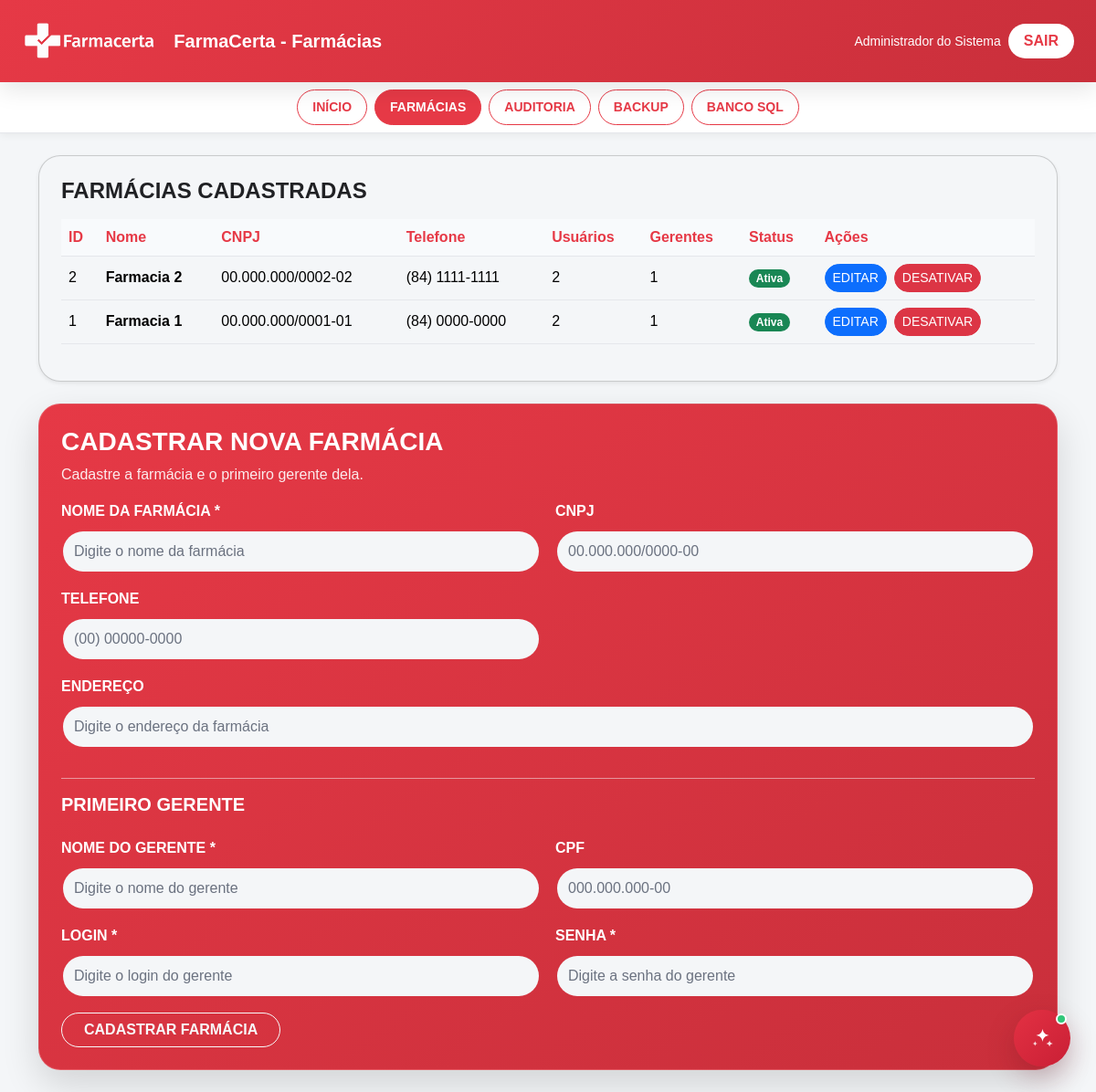
Page /administrador/farmacias.php (signed in) on the committed database.
### tables this page shows
CREATE TABLE farmacias (
    id INT AUTO_INCREMENT PRIMARY KEY,
    nome VARCHAR(100) NOT NULL,
    cnpj VARCHAR(20), telefone VARCHAR(20), endereco VARCHAR(255),
    ativo TINYINT(1) NOT NULL DEFAULT 1,
    criado_em DATETIME NOT NULL DEFAULT CURRENT_TIMESTAMP
);

### administrador/farmacias.php (the view, shortened to what this page needs)
<?php
require_once __DIR__ . '/../gerente/conexaoDB.php';
require_once __DIR__ . '/cabecalhoadmin.php';
$sql = "SELECT
            f.id,
            f.nome,
            f.cnpj,
            f.telefone,
            f.endereco,
            f.ativo,
            COUNT(u.id) AS usuarios,
            COALESCE(SUM(u.cargo = 'gerente' AND u.ativo = 1), 0) AS gerentes
        FROM farmacias f
        LEFT JOIN usuarios u ON u.farmacia_id = f.id
        GROUP BY f.id, f.nome, f.cnpj, f.telefone, f.endereco, f.ativo
        ORDER BY f.id DESC";
$farmacias = mysqli_query($conexao, $sql);
?>
<!DOCTYPE html>
<html lang="pt-BR">
<head>
</head>
<body>
<main class="container py-4">
    <section class="card shadow-sm rounded-4 p-4 mb-4">
        <h2 class="h4 fw-bold mb-3">
            FARMÁCIAS CADASTRADAS
        </h2>
        <div class="table-responsive">
            <table class="table table-hover align-middle">
                <thead>
                    <tr>
                        <th>ID</th>
                        <th>Nome</th>
                        <th>CNPJ</th>
                        <th>Telefone</th>
                        <th>Usuários</th>
                        <th>Gerentes</th>
                        <th>Status</th>
                        <th>Ações</th>
                    </tr>
                </thead>
                <tbody>
                <?php if (!$farmacias || mysqli_num_rows($farmacias) === 0) { ?>
                    <tr>
                        <td
                            colspan="8"
                            class="text-center text-secondary py-4"
                        >
                            Nenhuma farmácia cadastrada.
                        </td>
                    </tr>
                <?php } else { ?>
                    <?php while ($farmacia = mysqli_fetch_assoc($farmacias)) { ?>
                        <tr>
                            <td>
                                <?php echo (int) $farmacia['id']; ?>
                            </td>
                            <td>
                                <strong>
                                    <?php
                                    echo htmlspecialchars(
                                        $farmacia['nome'],
                                        ENT_QUOTES,
                                        'UTF-8'
                                    );
                                    ?>
                                </strong>
                            </td>
                            <td>
                                <?php
                                echo htmlspecialchars(
                                    $farmacia['cnpj'] ?? '-',
                                    ENT_QUOTES,
                                    'UTF-8'
                                );
                                ?>
                            </td>
                            <td>
                                <?php
                                echo htmlspecialchars(
                                    $farmacia['telefone'] ?? '-',
                                    ENT_QUOTES,
                                    'UTF-8'
                                );
                                ?>
                            </td>
                            <td>
                                <?php echo (int) $farmacia['usuarios']; ?>
                            </td>
                            <td>
                                <?php echo (int) $farmacia['gerentes']; ?>
                            </td>
                            <td>
                                <span
                                    class="badge rounded-pill <?php echo $farmacia['ativo'] ? 'text-bg-success' : 'text-bg-secondary'; ?>"
                                >
                                    <?php
                                    echo $farmacia['ativo']
                                        ? 'Ativa'
                                        : 'Inativa';
                                    ?>
                                </span>
                            </td>
                            <td>
                                <div class="d-flex flex-wrap gap-2">
                                    <a
                                        class="btn btn-sm btn-primary rounded-pill"
                                        href="editarfarmacia.php?id=<?php echo (int) $farmacia['id']; ?>"
                                    >
                                        EDITAR
                                    </a>
                                    <a
                                        class="btn btn-sm rounded-pill <?php echo $farmacia['ativo'] ? 'btn-danger' : 'btn-primary'; ?>"
                                        href="alterarstatus.php?id=<?php echo (int) $farmacia['id']; ?>"
                                        onclick="return confirm('Deseja alterar o status desta farmácia?')"
                                    >
                                        <?php
                                        echo $farmacia['ativo']
                                            ? 'DESATIVAR'
                                            : 'ATIVAR';
                                        ?>
                                    </a>
                                </div>
                            </td>
                        </tr>
                    <?php } ?>
                <?php } ?>
                </tbody>
            </table>
        </div>
    </section>
    <section
        class="card card-brand rounded-4 p-4"
        id="cadastrar"
    >
        <h2 class="h3 fw-bold">
            CADASTRAR NOVA FARMÁCIA
        </h2>
        <p>
            Cadastre a farmácia e o primeiro gerente dela.
        </p>
        <form
            action="cadastrarfarmacia.php"
            method="POST"
            class="row g-3"
        >
            <div class="col-12 col-md-6">
                <label
                    class="form-label fw-bold"
                    for="nome"
                >
                    NOME DA FARMÁCIA *
                </label>
                <input
                    class="form-control"
                    type="text"
                    id="nome"
                    name="nome"
                    placeholder="Digite o nome da farmácia"
                    required
                >
            </div>
            <div class="col-12 col-md-6">
                <label
                    class="form-label fw-bold"
                    for="cnpj"
                >
                    CNPJ
                </label>
                <input
                    class="form-control"
                    type="text"
                    id="cnpj"
                    name="cnpj"
                    maxlength="18"
                    inputmode="numeric"
                    placeholder="00.000.000/0000-00"
                    oninput="formatarCNPJ(this)"
                >
            </div>
            <div class="col-12 col-md-6">
                <label
                    class="form-label fw-bold"
                    for="telefone"
                >
                    TELEFONE
                </label>
                <input
                    class="form-control"
                    type="text"
                    id="telefone"
                    name="telefone"
                    maxlength="15"
                    inputmode="numeric"
                    placeholder="(00) 00000-0000"
                    oninput="formatarTelefone(this)"
                >
            </div>
            <div class="col-12">
                <label
                    class="form-label fw-bold"
                    for="endereco"
                >
                    ENDEREÇO
                </label>
                <input
                    class="form-control"
                    type="text"
                    id="endereco"
                    name="endereco"
                    placeholder="Digite o endereço da farmácia"
                >
            </div>
            <div class="col-12">
                <hr class="border-light opacity-50">
                <h3 class="h5 fw-bold">
                    PRIMEIRO GERENTE
                </h3>
            </div>
            <div class="col-12 col-md-6">
                <label
                    class="form-label fw-bold"
                    for="gerente_nome"
                >
                    NOME DO GERENTE *
                </label>
                <input
                    class="form-control"
                    type="text"
                    id="gerente_nome"
                    name="gerente_nome"
                    placeholder="Digite o nome do gerente"
                    required
                >
            </div>
            <div class="col-12 col-md-6">
                <label
                    class="form-label fw-bold"
                    for="gerente_cpf"
                >
                    CPF
                </label>
                <input
                    class="form-control"
                    type="text"
                    id="gerente_cpf"
                    name="gerente_cpf"
                    maxlength="14"
                    inputmode="numeric"
                    placeholder="000.000.000-00"
                    oninput="formatarCPF(this)"
                >
            </div>
            <div class="col-12 col-md-6">
                <label
                    class="form-label fw-bold"
                    for="gerente_login"
                >
                    LOGIN *
                </label>
                <input
                    class="form-control"
                    type="text"
                    id="gerente_login"
                    name="gerente_login"
                    placeholder="Digite o login do gerente"
                    required
                >
            </div>
            <div class="col-12 col-md-6">
                <label
                    class="form-label fw-bold"
                    for="gerente_senha"
                >
                    SENHA *
                </label>
                <input
                    class="form-control"
                    type="password"
                    id="gerente_senha"
                    name="gerente_senha"
                    minlength="6"
                    placeholder="Digite a senha do gerente"
                    required
                >
            </div>
            <div class="col-12">
                <button
                    class="btn btn-outline-light rounded-pill fw-bold px-4"
                    type="submit"
                >
                    CADASTRAR FARMÁCIA
                </button>
            </div>
        </form>
    </section>
</main>
</body>
</html>

### assets/css/tema.css (style rules this page uses)
:root { --fc-primary: #e63946; --fc-primary-dark: #c92f3b; --fc-background: #f4f6f8; --fc-surface: #ffffff; --fc-text: #202124; --fc-text-light: #6b7280; --fc-border: #e5e7eb; --fc-danger: #b42318; --fc-danger-dark: #8f1d14; --fc-success: #218c5a; --fc-warning: #c47a00; --fc-debito: #3974c5; --fc-credito: #9255bd; --fc-pix: #ff9f1c; --bs-primary: #e63946; --bs-primary-rgb: 230, 57, 70; --bs-danger: #b42318; --bs-danger-rgb: 180, 35, 24; --bs-success: #218c5a; --bs-warning: #c47a00; --bs-body-bg: #f4f6f8; --bs-body-color: #202124; --bs-secondary-color: #6b7280; --bs-border-color: #e5e7eb; --bs-link-color: #e63946; --bs-link-hover-color: #c92f3b; --bs-font-sans-serif: Arial, Helvetica, sans-serif; --bs-body-font-family: Arial, Helvetica, sans-serif; --bs-border-radius: 10px; --bs-border-radius-sm: 10px; --bs-border-radius-lg: 24px; --bs-border-radius-xl: 24px; --bs-border-radius-pill: 50rem; --bs-focus-ring-color: rgba(230, 57, 70, 0.35); }
html { scroll-behavior: smooth; }
body { min-height: 100vh; background: var(--fc-background); color: var(--fc-text); }
.card-brand { background: linear-gradient(145deg, var(--fc-primary), var(--fc-primary-dark)); color: #fff; border: 1px solid rgba(255, 255, 255, 0.15); box-shadow: 0 16px 40px rgba(0, 0, 0, 0.14); }
.card-brand h1, .card-brand h2, .card-brand h3, .card-brand label, .card-brand p, .card-brand .form-label { color: #fff; }
.card-brand p { color: rgba(255, 255, 255, 0.9); }
.card-brand .form-control, .card-brand .form-select { min-height: 3rem; border: 2px solid transparent; border-radius: var(--bs-border-radius-pill); }
.table thead th { color: var(--fc-primary); font-weight: 800; background: #f8fafc; }

### rows in the picture
farmacias: id "2", nome "Farmacia 2", cnpj "00.000.000/0002-02", telefone "(84) 1111-1111", usuarios "2", gerentes "1", ativo "Ativa"
farmacias: id "1", nome "Farmacia 1", cnpj "00.000.000/0001-01", telefone "(84) 0000-0000", usuarios "2", gerentes "1", ativo "Ativa"

### other values in the picture
$titulo "FarmaCerta - Farmácias"
$nome "Administrador do Sistema"
